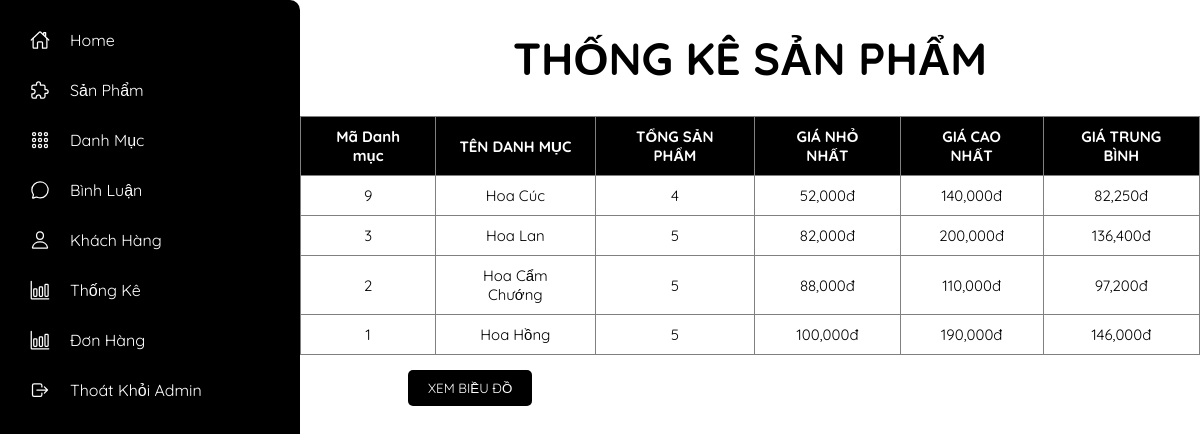
Page /Admin/index.php?act=Statistical on the committed database.
### tables this page shows
CREATE TABLE `categories` (
  `CategoryID` int(11) NOT NULL,
  `CategoryName` varchar(255) NOT NULL
);

### Model/Connect.php (called while the page is built, shortened)
<?php
function pdo_get_connection()
{
    $conn = "mysql:host=localhost;dbname=duan1;charset=utf8";
    $username = 'root';
    $password = '';
    $conn = new PDO($conn, $username, $password);
    $conn->setAttribute(PDO::ATTR_ERRMODE, PDO::ERRMODE_EXCEPTION);
    return $conn;
}
function pdo_query($sql)
{
    $sql_args = array_slice(func_get_args(), 1);
    try {
        $conn = pdo_get_connection();
        $stmt = $conn->prepare($sql);
        $stmt->execute($sql_args);
        $rows = $stmt->fetchAll();
        return $rows;
    } catch (PDOException $e) {
        throw $e;
    } finally {
        unset($conn);
    }
}

### Model/Statistical.php (called while the page is built)
<?php
    function renderStatistical(){
        $sql = "SELECT categories.CategoryID as madm, categories.CategoryName as tendm,
                count(categories.CategoryID) as countsp,
                min(products.Price) as minPrice,
                max(products.Price) as maxPrice,
                avg(products.Price) as avgPrice
                FROM products left join categories on categories.CategoryID=products.CategoryID
                group by categories.CategoryID order by categories.CategoryID desc";
                $listStatistical = pdo_query($sql);
                return $listStatistical;
    }

### Admin/Statistical/Statistical.php (the view, shortened to what this page needs)
<div class="row2 font_title">
    <h1 style="text-align: center;
    padding: 30px 0;
    font-size: 45px;">THỐNG KÊ SẢN PHẨM</h1>
</div>
<div class="render_account" style="display: flex; justify-content: center;">
    <table border="1">
        <tr>
            <th class="th_statistical">Mã Danh mục</th>
            <th class="th_statistical">TÊN DANH MỤC</th>
            <th class="th_statistical">TỔNG SẢN PHẨM</th>
            <th class="th_statistical">GIÁ NHỎ NHẤT</th>
            <th class="th_statistical">GIÁ CAO NHẤT</th>
            <th class="th_statistical">GIÁ TRUNG BÌNH</th>
        </tr>
        <tr>
            <?php
            foreach ($listStatistical as $thongke) {
                extract($thongke);
                echo '<tr>
                        <td class="td_statistical">' . $madm . '</td>
                        <td class="td_statistical">' . $tendm . '</td>
                        <td class="td_statistical">' . $countsp . '</td>
                        <td class="td_statistical">' . number_format($minPrice), 'đ' . '</td>
                        <td class="td_statistical">' . number_format($maxPrice), 'đ' . '</td>
                        <td class="td_statistical">' . number_format($avgPrice), 'đ' . '</td>
                    </tr>';
            }
            ?>
    </table>
</div>
<div style="margin-left: 34%;">
    <a href="index.php?act=Chart"> <input style="padding: 10px 20px;
    background: #000;
    color: #fff;
    border: none;
    border-radius: 5px;
    margin-top: 15px;
" type="button" value="XEM BIỀU ĐỒ"></a>
</div>

### Admin/Views/Css/Admin.css (style rules this page uses)
:root { --primary-clr: #7522e6; --black-bg: #000; --dark-text-clr: #fff; --light-text-clr: #fff; }
* { margin: 0; padding: 0; box-sizing: border-box; font-family: "Quicksand", sans-serif; }
body { align-items: center; justify-content: center; }
table { border-collapse: collapse; }
.th_statistical { padding: 10px 20px; font-size: 15px; background: #000; color: #fff; }

### Admin/Statistical/Statistical.php (style rules this page uses)
.th_statistical { padding: 10px 20px; font-size: 15px; background: #000; color: #fff; }
.td_statistical { padding: 10px 20px; font-size: 15px; text-align: center; }

### rows in the picture
categories: CategoryID "9", CategoryName "Hoa Cúc", countsp "4", minPrice "52,000", maxPrice "140,000", avgPrice "82,250"
categories: CategoryID "3", CategoryName "Hoa Lan", countsp "5", minPrice "82,000", maxPrice "200,000", avgPrice "136,400"
categories: CategoryID "2", CategoryName "Hoa Cẩm Chướng", countsp "5", minPrice "88,000", maxPrice "110,000", avgPrice "97,200"
categories: CategoryID "1", CategoryName "Hoa Hồng", countsp "5", minPrice "100,000", maxPrice "190,000", avgPrice "146,000"
